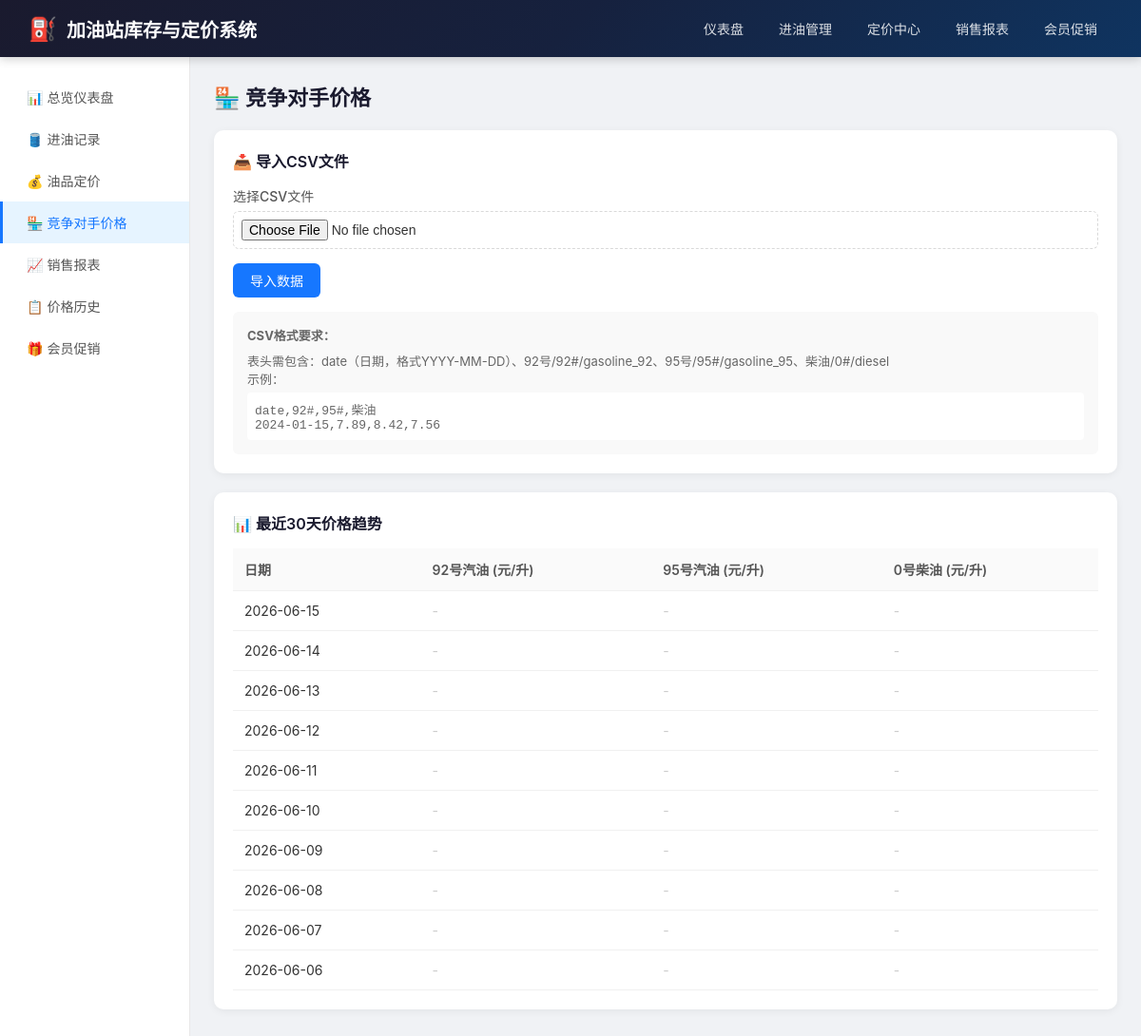
Screenshot of /competitor with the database file from the repository.
### models.py (models this page shows, shortened)
class Fuel(db.Model):
    __tablename__ = 'fuels'
    id = db.Column(db.Integer, primary_key=True)
    code = db.Column(db.String(20), unique=True, nullable=False)
    name = db.Column(db.String(50), nullable=False)
    tank_capacity = db.Column(db.Float, default=50000)
    current_price = db.Column(db.Float, nullable=False)
    price_update_time = db.Column(db.DateTime, default=datetime.now)
    created_at = db.Column(db.DateTime, default=datetime.now)
    intake_records = db.relationship('IntakeRecord', backref='fuel', lazy='dynamic')
    sales_records = db.relationship('SalesRecord', backref='fuel', lazy='dynamic')
    price_histories = db.relationship('PriceHistory', backref='fuel', lazy='dynamic')
    competitor_prices = db.relationship('CompetitorPrice', backref='fuel', lazy='dynamic')
    member_promotions = db.relationship('MemberPromotion', backref='fuel', lazy='dynamic')

class CompetitorPrice(db.Model):
    __tablename__ = 'competitor_prices'
    id = db.Column(db.Integer, primary_key=True)
    fuel_id = db.Column(db.Integer, db.ForeignKey('fuels.id'), nullable=False)
    price = db.Column(db.Float, nullable=False)
    record_date = db.Column(db.Date, nullable=False)
    created_at = db.Column(db.DateTime, default=datetime.now)
    __table_args__ = (
        db.UniqueConstraint('fuel_id', 'record_date', name='_fuel_date_uc'),
    )

### app.py (the view, shortened to what this page needs)
@app.route('/competitor', methods=['GET', 'POST'])
def competitor():
    fuels = Fuel.query.all()
    competitor_prices = {}
    for fuel in fuels:
        prices = CompetitorPrice.query.filter_by(fuel_id=fuel.id)\
            .order_by(CompetitorPrice.record_date.desc()).limit(30).all()
        competitor_prices[fuel.id] = prices
    return render_template('competitor.html',
                         fuels=fuels,
                         competitor_prices=competitor_prices)

### templates/competitor.html (shortened to what this page needs)
{% extends 'base.html' %}
{% block content %}
<h2 class="page-title">🏪 竞争对手价格</h2>
<div class="card">
    <div class="card-title">📥 导入CSV文件</div>
    <form method="POST" enctype="multipart/form-data">
        <div class="form-group">
            <label>选择CSV文件</label>
            <input type="file" name="csv_file" accept=".csv" required style="padding: 8px; border: 1px dashed #d9d9d9; border-radius: 6px; width: 100%;">
        </div>
        <div style="margin-top: 10px;">
            <button type="submit" class="btn btn-primary">导入数据</button>
        </div>
        <div style="margin-top: 15px; padding: 15px; background: #f9f9f9; border-radius: 6px; font-size: 13px; color: #666;">
            <strong>CSV格式要求：</strong>
            <p style="margin-top: 8px;">表头需包含：date（日期，格式YYYY-MM-DD）、92号/92#/gasoline_92、95号/95#/gasoline_95、柴油/0#/diesel</p>
            <p>示例：</p>
            <code style="display: block; background: white; padding: 8px; margin-top: 5px; border-radius: 4px;">
date,92#,95#,柴油<br>
2024-01-15,7.89,8.42,7.56
            </code>
        </div>
    </form>
</div>
<div class="card">
    <div class="card-title">📊 最近30天价格趋势</div>
    <div style="overflow-x: auto;">
        <table>
            <thead>
                <tr>
                    <th>日期</th>
                    {% for fuel in fuels %}
                    <th>{{ fuel.name }} (元/升)</th>
                    {% endfor %}
                </tr>
            </thead>
            <tbody>
                {% set max_days = [] %}
                {% for fuel in fuels %}
                    {% if competitor_prices[fuel.id]|length > max_days|length %}
                        {% set _ = max_days.append(fuel.id) %}
                    {% endif %}
                {% endfor %}
                {% set date_set = [] %}
                {% for fuel in fuels %}
                    {% for cp in competitor_prices[fuel.id] %}
                        {% if cp.record_date not in date_set %}
                            {% set _ = date_set.append(cp.record_date) %}
                        {% endif %}
                    {% endfor %}
                {% endfor %}
                {% set sorted_dates = date_set|sort(reverse=True) %}
                {% for d in sorted_dates[:30] %}
                <tr>
                    <td>{{ d.strftime('%Y-%m-%d') }}</td>
                    {% for fuel in fuels %}
                        {% set found = none %}
                        {% for cp in competitor_prices[fuel.id] %}
                            {% if cp.record_date == d %}
                                {% set found = cp %}
                            {% endif %}
                        {% endfor %}
                        {% if found %}
                        <td>¥{{ '%.2f'|format(found.price) }}</td>
                        {% else %}
                        <td style="color: #ccc;">-</td>
                        {% endif %}
                    {% endfor %}
                </tr>
                {% endfor %}
            </tbody>
        </table>
    </div>
</div>
{% endblock %}

### templates/base.html (style rules this page uses)
* { margin: 0; padding: 0; box-sizing: border-box; }
body { font-family: -apple-system, BlinkMacSystemFont, 'Segoe UI', Roboto, 'Helvetica Neue', Arial, sans-serif; background: #f0f2f5; color: #333; }
.page-title { font-size: 22px; font-weight: 600; margin-bottom: 20px; color: #1a1a2e; }
.card { background: white; border-radius: 10px; padding: 20px; box-shadow: 0 2px 8px rgba(0,0,0,0.06); margin-bottom: 20px; }
.card-title { font-size: 16px; font-weight: 600; margin-bottom: 15px; color: #1a1a2e; display: flex; align-items: center; justify-content: space-between; }
.btn { display: inline-block; padding: 8px 18px; border: none; border-radius: 6px; cursor: pointer; font-size: 14px; text-decoration: none; transition: all 0.2s; }
.btn-primary { background: #1677ff; color: white; }
table { width: 100%; border-collapse: collapse; }
th, td { padding: 12px; text-align: left; border-bottom: 1px solid #f0f0f0; font-size: 14px; }
th { background: #fafafa; font-weight: 600; color: #555; }
.form-group { margin-bottom: 15px; }
.form-group label { display: block; margin-bottom: 6px; font-weight: 500; color: #555; font-size: 14px; }
.form-group input, .form-group select, .form-group textarea { width: 100%; padding: 8px 12px; border: 1px solid #d9d9d9; border-radius: 6px; font-size: 14px; transition: border-color 0.2s; }

### rows the page displays
Fuel: name "92号汽油"
Fuel: name "95号汽油"
Fuel: name "0号柴油"
CompetitorPrice: strftime "2026-06-15"
CompetitorPrice: strftime "2026-06-14"
CompetitorPrice: strftime "2026-06-13"
CompetitorPrice: strftime "2026-06-12"
CompetitorPrice: strftime "2026-06-11"
CompetitorPrice: strftime "2026-06-10"
CompetitorPrice: strftime "2026-06-09"
CompetitorPrice: strftime "2026-06-08"
CompetitorPrice: strftime "2026-06-07"
CompetitorPrice: strftime "2026-06-06"
